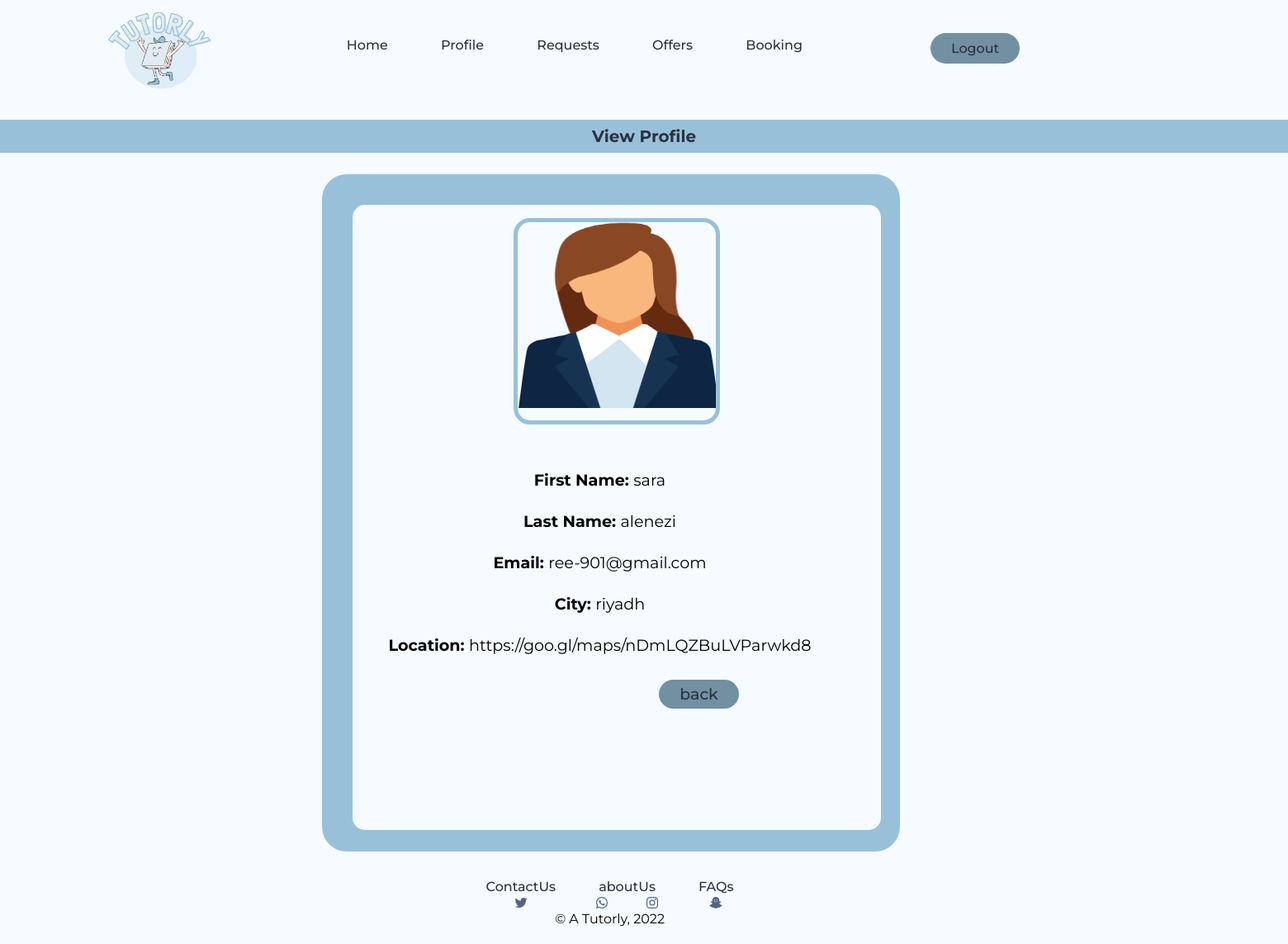
Page /php_files/ViewProfileParent.php (signed in) on the earlier database version.
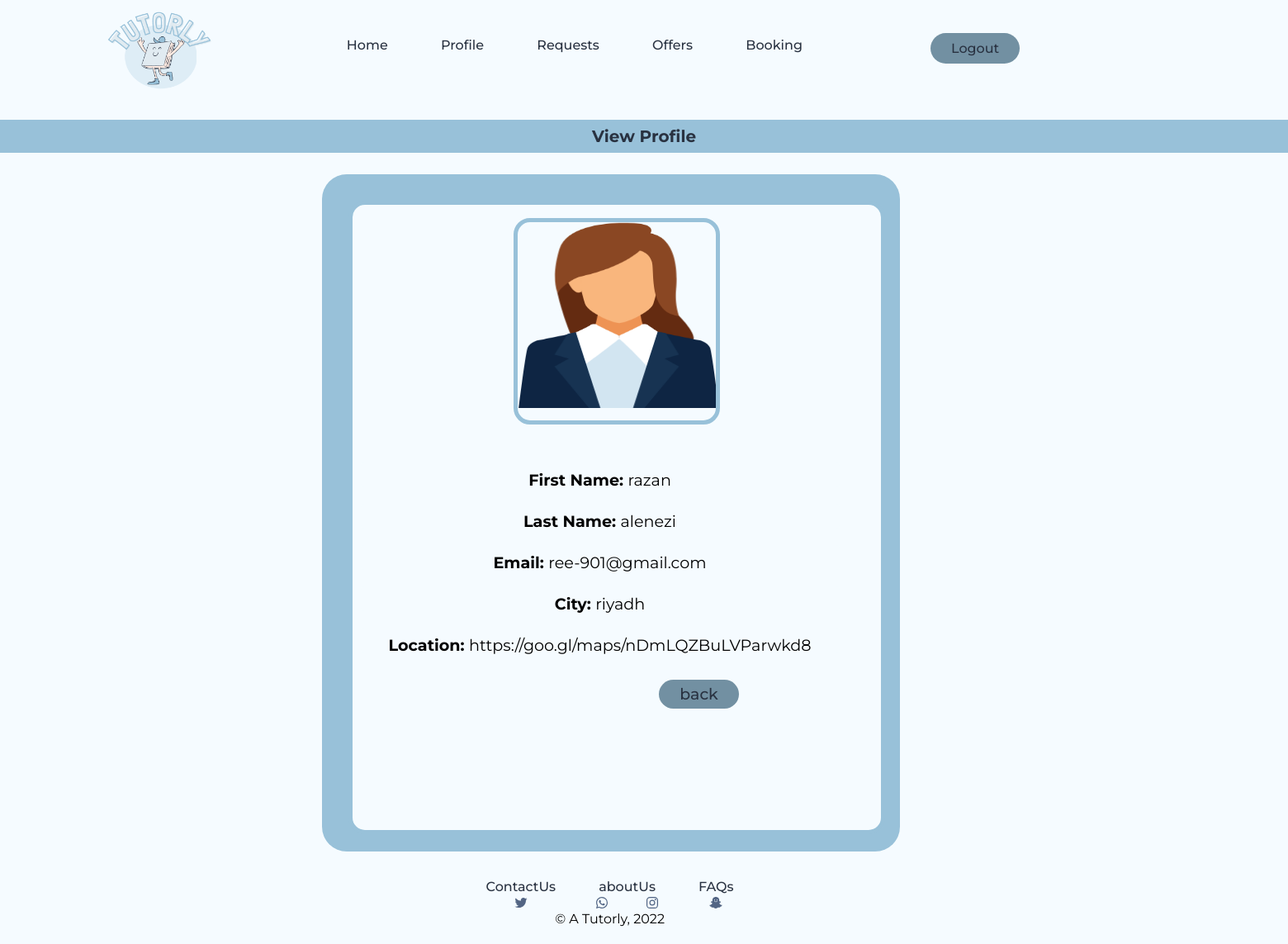
Same page on the later database version.
### tables this page shows
CREATE TABLE `parent` (
  `email` varchar(200) NOT NULL,
  `password` varchar(30) NOT NULL,
  `firstName` varchar(30) NOT NULL,
  `lastName` varchar(30) NOT NULL,
  `city` varchar(100) NOT NULL,
  `Location` varchar(200) NOT NULL,
  `img` varchar(100) NOT NULL
);

### php_files/ViewProfileParent.php (the view, shortened to what this page needs)
<?php
$servername= "localhost";
$username= "root" ;
$password= "";
$dbname= "381" ;
$connection= mysqli_connect($servername,$username,$password,$dbname);
die("Connection failed: " . mysqli_connect_error());?>
<?php
 include ("../php_files/parentHeader.php"); ?>
<!DOCTYPE html>
<html lang ="en">
    <head>
    <link rel ="stylesheet" type= "text/css"
     href="../css_files/common.css">
     <link rel ="stylesheet" type= "text/css"
     href="../css_files/ViewProfileParent.css">
</head>
     <body>
        <h2>
            View Profile
        </h2>
        <?php
                $currentUser = $_SESSION['email'];
                $sql = "SELECT * FROM `parent` WHERE email ='$currentUser'";
                $gotResuslts = mysqli_query($connection,$sql);
                if($gotResuslts){
                    if(mysqli_num_rows($gotResuslts)>0){
                        while($row = mysqli_fetch_array($gotResuslts)){
                        ?>
            <div class="holder">
                <div class = "detail">
                <div class="forthepic">
               <img class = "pic"src="../images/TutorPic1.png"<?php echo $row['img']; ?>alt="Tutor Picture" height="250"></div><br>
               <p class="needs-container"> First Name: <span class="par"><?php echo $row['firstName']; ?></span>
                </p>
            <p class="needs-container">
            Last Name:
            <span class="par"> <?php echo $row['lastName']; ?></span></p>
            <p class="needs-container"> Email:
            <span class="par"><?php echo $row['email']; ?></span></p>
                <p class="needs-container">City: <span class="par"><?php echo $row['city']; ?></span>
                <p class="needs-container">Location: <span class="par"><?php echo $row['Location']; ?></span>
<br>
<br>
<a class= "button1" href="../php_files/HomePageParent.php">back</a>
</div>
                     </p>  </div>
       <?php
                        }}}
                        ?>
                     <?php include ("../php_files/footer.php"); ?>
     </body>
</html>

### php_files/parentHeader.php (shortened to what this page needs)
<header>
        <img src = "../images/logo.png" class ="logo" width = "140"  height= "140" alt="logo"  >
            <nav>
                <ul class = "nav_links">
                    <li><a href = "../php_files/HomePageParent.php"> Home</a></li>
                    <li><a href = "#"> Profile</a>
                    </li>
                    <li><a href = "#"> Requests</a>
                    </li>
                    <li><a href = "../php_files/RequestOffers.php"> Offers</a></li>
                    <li><a href = "#"> Booking</a>
                    </li>
                </ul>
            </nav>
            <p><a class= "out" href="../php_files/logout.php">Logout</a></p>
    </header>

### php_files/footer.php (shortened to what this page needs)
<footer>
    <p class = "p" >
    <table >
      <tr>
         <th colspan="2"><a href="mailto:#" class = "con">ContactUs</a>  </th>
         <th colspan="2"><a href="aboutUs.html " class ="con">aboutUs</a>  </th>
         <th colspan="2"> <a href="FAQ.html" class = "con">FAQs</a> </th>
      </tr>
      <tr style="text-align: center;">
        <td colspan="2"><a href="https://twitter.com" target="_blank" class = "ionicons">
            <ion-icon name="logo-twitter"></ion-icon> </a></td>
        <td><a href = "https://whatsapp.com" target="_blank" class = "ionicons">
            <ion-icon name="logo-whatsapp"></ion-icon></a></td>
        <td><a href="https://instagram.com" target="_blank" class = "ionicons">
            <ion-icon name="logo-instagram"></ion-icon></a></td>
        <td><a href="https://snapchat.com" target="_blank" class = "ionicons">
            <ion-icon name="logo-snapchat"></ion-icon></a></td>
      </tr>
      <tr>
        <td colspan="6" style="text-align: center;">&copy; A  Tutorly, 2022</td>
      </tr>
    </table> <br>
</footer>

### css_files/common.css (style rules this page uses)
* { box-sizing: border-box; margin: 0; padding : 0; background-color: #F5FBFF; font-family: "Montserrat", sans-serif; }
li, a { font-weight: 500; font-size: 16px; color: #293241; text-decoration: none; }
header { display: flex; justify-content: space-between; text-align: center; padding: 5px 8%; }
.logo { cursor: pointer; }
.nav_links { list-style: none; padding: 0; margin: 0; }
.nav_links li { display: inline-block; margin: 40px 30px; }
.nav_links li a { display: block; transition: all 0.3s ease 0s ; }
.out { position: relative; display:block; margin-top: 35px; margin-right: 200px; padding: 9px 25px; background-color:#7290a2 ; border-radius: 50px; border:none; cursor: pointer; }
h2 { height: 40px; background-color:#98C1D9; color: #293241; text-align: center; padding: 8px; font-weight: bold; font-size: 20px; margin: -5px; }
html, body { height:100%; width: 100%; margin: 0; display: table; }
footer { position: relative; display:table-row; left: 36%; padding-top: 10px; bottom:0; text-align: center; }
.con { font-weight: 500; font-size: 16px; padding: 11px 25px; transition: all 0.3s ease 0s; text-decoration: none ; color: #293241; }
.ionicons { color: #536584; text-decoration: none; transition: color 0.2s; }
.detail { text-align: left; height:500px; width: 700px; padding: 10px; }
.pic { padding: 0px; border: solid #98C1D9; align-items: center; }
.pic, .detail { border-radius: 20px; border: solid #98C1D9 5px; margin: 1% -3.5%; }
.button1,.Submit,.changephoto { font-size: 19px; border-radius: 20px; padding: 5px; transition: all 0.3s ease 0s; }
.button1,.changephoto { background-color:#7290a2 ; cursor: pointer; padding: 6px 25px; margin-left:240px; left:18%; }
.holder { padding: 25px ; margin-top: 30px; line-height: 30px; text-align: center; background-color:#98C1D9; border-radius: 30px; margin: 2% 25%; }
.forthepic img { width: 250px; padding-bottom: 15px; }
span.par { font-weight: 400; color:black; }

### css_files/ViewProfileParent.css (style rules this page uses)
.detail { text-align: center; height: 767px; width: 650px; }
.pic, .detail { border: solid #98C1D9 5px; margin: 1% 1%; }
.holder { width: 700px; height: 820px; }

### php_files/ViewProfileParent.php (style rules this page uses)
.needs-container { font-size: larger; height: 30px; width: 580px; display: block; margin-top: 10px; margin-bottom: 10px; background-clip: padding-box; border-radius: 0.25rem; padding: .375rem .75rem; font-weight: 650; }

Differences in the rows shown:
changed parent "alenezi": firstName "sara" → "razan"
